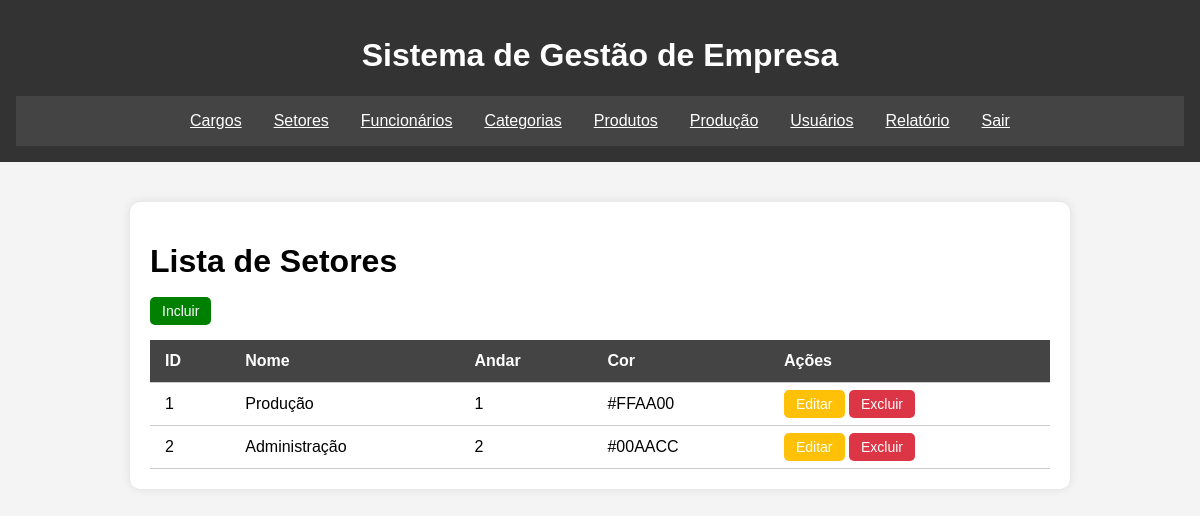
Page /lista-setores.php on the committed database.
### tables this page shows
CREATE TABLE `setor` (
  `SetorID` INT NOT NULL AUTO_INCREMENT,
  `Nome` VARCHAR(150) NOT NULL,
  `Andar` VARCHAR(50),
  `Cor` VARCHAR(50),
  PRIMARY KEY (`SetorID`)
);

### lista-setores.php (the view, shortened to what this page needs)
<?php
include_once './include/conexao.php';
include_once './include/header.php';
?>
  <main>
    <div class="container">
        <h1>Lista de Setores</h1>
        <a href="./salvar-setores.php" class="btn btn-add">Incluir</a>
        <table>
          <thead>
            <tr>
              <th>ID</th>
              <th>Nome</th>
              <th>Andar</th>
              <th>Cor</th>
              <th>Ações</th>
            </tr>
          </thead>
          <tbody>
          <?php
                $sql = 'SELECT * FROM setor
                ORDER BY SetorID ASC;';
                $return = mysqli_query($conexao, $sql);
                while($linha = mysqli_fetch_assoc($return)){
                    echo '<tr id="'.$linha['SetorID'].'">
              <td>'.$linha['SetorID'].'</td>
              <td>'.$linha['Nome'].'</td>
              <td>'.$linha['Andar'].'</td>
              <td>'.$linha['Cor'].'</td>
              <td>
                <a href="./salvar-setores.php?id='.$linha['SetorID'].'" class="btn btn-edit">Editar</a>
                <a href="./action/setores.php?id='.$linha['SetorID'].'&acao=excluir" class="btn btn-delete">Excluir</a>
              </td>
            </tr>';
                };
                ?>
          </tbody>
        </table>
      </div>
  </main>
  <?php
  include_once './include/footer.php';
  ?>

### style.css (style rules this page uses)
body { font-family: Arial, sans-serif; background-color: #f4f4f4; margin: 0; padding: 0; }
.container { max-width: 900px; margin: 40px auto 0 auto; background: #fff; padding: 20px; border-radius: 10px; box-shadow: 0 0 10px rgba(0,0,0,0.1); }
table { width: 100%; border-collapse: collapse; margin-top: 20px; }
th, td { padding: 12px 15px; border-bottom: 1px solid #ccc; text-align: left; }
th { background-color: #444; color: white; }
.btn { padding: 6px 12px; border: none; border-radius: 5px; color: white; cursor: pointer; text-decoration: none; font-size: 14px; }
.btn-edit { background-color: #ffc107; }
.btn-delete { background-color: #dc3545; }
.btn-add { background-color: green; }

### rows in the picture
setor: SetorID "1", Nome "Produção", Andar "1", Cor "#FFAA00"
setor: SetorID "2", Nome "Administração", Andar "2", Cor "#00AACC"
